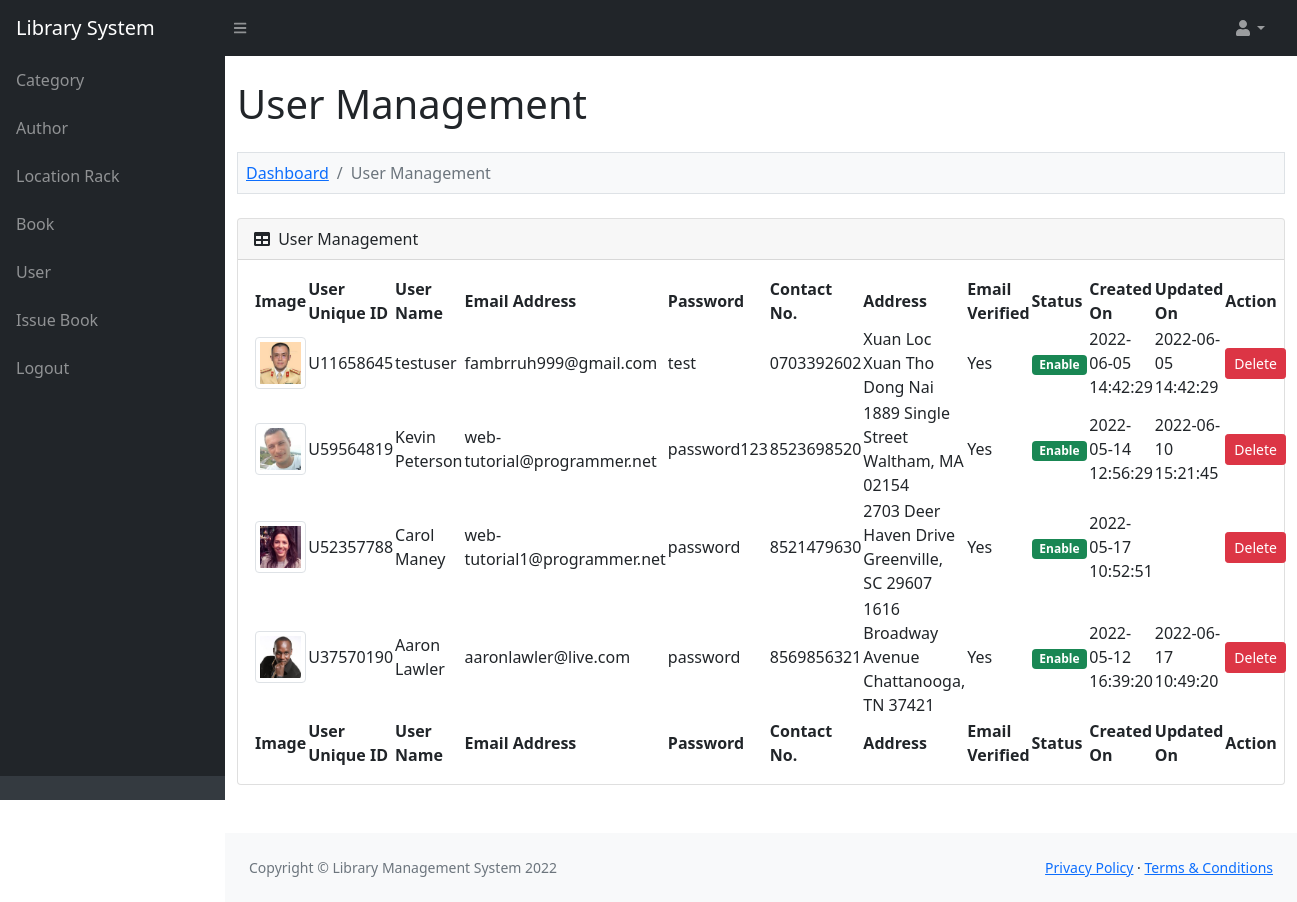
/admin/user.php (signed in), run on the app's committed database.
### tables this page shows
CREATE TABLE `lms_user` (
  `user_id` int NOT NULL AUTO_INCREMENT,
  `user_name` varchar(200) NOT NULL,
  `user_address` text NOT NULL,
  `user_contact_no` varchar(30) NOT NULL,
  `user_profile` varchar(100) NOT NULL,
  `user_email_address` varchar(200) NOT NULL,
  `user_password` varchar(30) NOT NULL,
  `user_verificaton_code` varchar(100) NOT NULL,
  `user_verification_status` enum('No','Yes') NOT NULL,
  `user_unique_id` varchar(30) NOT NULL,
  `user_status` enum('Enable','Disable') NOT NULL,
  `user_created_on` varchar(30) NOT NULL,
  `user_updated_on` varchar(30) NOT NULL,
  PRIMARY KEY (`user_id`)
);

### function.php (called while the page is built, shortened)
<?php
function base_url()
{
	return 'http://localhost/library_management_system/';
}
function is_admin_login()
{
	if(isset($_SESSION['admin_id']))
	{
		return true;
	}
	return false;
}
?>

### admin/user.php (the view, shortened to what this page needs)
<?php
include '../database_connection.php';
include '../function.php';
$query = "
	SELECT * FROM lms_user
    ORDER BY user_id DESC
";
$statement = $connect->prepare($query);
$statement->execute();
include '../header.php';
?>
<div class="container-fluid py-4" style="min-height: 700px;">
	<h1>User Management</h1>
	<ol class="breadcrumb mt-4 mb-4 bg-light p-2 border">
		<li class="breadcrumb-item"><a href="index.php">Dashboard</a></li>
        <li class="breadcrumb-item active">User Management</li>
    </ol>
    <div class="card mb-4">
    	<div class="card-header">
    		<div class="row">
    			<div class="col col-md-6">
    				<i class="fas fa-table me-1"></i> User Management
    			</div>
    			<div class="col col-md-6" align="right">
    			</div>
    		</div>
    	</div>
    	<div class="card-body">
    		<table id="datatablesSimple">
    			<thead>
    				<tr>
    					<th>Image</th>
                        <th>User Unique ID</th>
                        <th>User Name</th>
                        <th>Email Address</th>
                        <th>Password</th>
                        <th>Contact No.</th>
                        <th>Address</th>
                        <th>Email Verified</th>
                        <th>Status</th>
                        <th>Created On</th>
                        <th>Updated On</th>
                        <th>Action</th>
    				</tr>
    			</thead>
    			<tfoot>
    				<tr>
    					<th>Image</th>
                        <th>User Unique ID</th>
                        <th>User Name</th>
                        <th>Email Address</th>
                        <th>Password</th>
                        <th>Contact No.</th>
                        <th>Address</th>
                        <th>Email Verified</th>
                        <th>Status</th>
                        <th>Created On</th>
                        <th>Updated On</th>
                        <th>Action</th>
    				</tr>
    			</tfoot>
    			<tbody>
    			<?php
    			if($statement->rowCount() > 0)
    			{
    				foreach($statement->fetchAll() as $row)
    				{
    					$user_status = '';
    					if($row['user_status'] == 'Enable')
    					{
    						$user_status = '<div class="badge bg-success">Enable</div>';
    					}
    					else
    					{
    						$user_status = '<div class="badge bg-danger">Disable</div>';
    					}
    					echo '
    					<tr>
    						<td><img src="../upload/'.$row["user_profile"].'" class="img-thumbnail" width="75" /></td>
    						<td>'.$row["user_unique_id"].'</td>
    						<td>'.$row["user_name"].'</td>
    						<td>'.$row["user_email_address"].'</td>
    						<td>'.$row["user_password"].'</td>
    						<td>'.$row["user_contact_no"].'</td>
    						<td>'.$row["user_address"].'</td>
    						<td>'.$row["user_verification_status"].'</td>
    						<td>'.$user_status.'</td>
    						<td>'.$row["user_created_on"].'</td>
    						<td>'.$row["user_updated_on"].'</td>
    						<td><button type="button" name="delete_button" class="btn btn-danger btn-sm" onclick="delete_data(`'.$row["user_id"].'`, `'.$row["user_status"].'`)">Delete</td>
    					</tr>
    					';
    				}
    			}
    			else
    			{
    				echo '
    				<tr>
    					<td colspan="12" class="text-center">No Data Found</td>
    				</tr>
    				';
    			}
    			?>
    			</tbody>
    		</table>
    	</div>
    </div>
</div>
<?php
include '../footer.php';
?>

### header.php (shortened to what this page needs)
<!doctype html>
<html lang="en">
    <head>
        <link href="<?php echo base_url(); ?>asset/css/simple-datatables-style.css" rel="stylesheet" />
        <link href="<?php echo base_url(); ?>asset/css/styles.css" rel="stylesheet" />
    </head>
    <?php
    if(is_admin_login())
    {
    ?>
    <body class="sb-nav-fixed">
        <nav class="sb-topnav navbar navbar-expand navbar-dark bg-dark">
            <a class="navbar-brand ps-3" href="index.php">Library System</a>
            <button class="btn btn-link btn-sm order-1 order-lg-0 me-4 me-lg-0" id="sidebarToggle" href="#!"><i class="fas fa-bars"></i></button>
            <ul class="navbar-nav ms-auto ms-md-0 me-3 me-lg-4">
                <li class="nav-item dropdown">
                    <a class="nav-link dropdown-toggle" id="navbarDropdown" href="#" role="button" data-bs-toggle="dropdown" aria-expanded="false"><i class="fas fa-user fa-fw"></i></a>
                </li>
            </ul>
        </nav>
        <div id="layoutSidenav">
            <div id="layoutSidenav_nav">
                <nav class="sb-sidenav accordion sb-sidenav-dark" id="sidenavAccordion">
                    <div class="sb-sidenav-menu">
                        <div class="nav">
                            <a class="nav-link" href="category.php">Category</a>
                            <a class="nav-link" href="author.php">Author</a>
                            <a class="nav-link" href="location_rack.php">Location Rack</a>
                            <a class="nav-link" href="book.php">Book</a>
                            <a class="nav-link" href="user.php">User</a>
                            <a class="nav-link" href="issue_book.php">Issue Book</a>
                            <a class="nav-link" href="logout.php">Logout</a>
                        </div>
                    </div>
                    <div class="sb-sidenav-footer">
                    </div>
                </nav>
            </div>
            <div id="layoutSidenav_content">
                <main>
    <?php
    }
    ?>

### footer.php (shortened to what this page needs)
                <?php
                if(is_admin_login())
                {
                ?>
                </main>
                <footer class="py-4 bg-light mt-auto">
                    <div class="container-fluid px-4">
                        <div class="d-flex align-items-center justify-content-between small">
                            <div class="text-muted">Copyright &copy; Library Management System <?php echo date('Y'); ?></div>
                            <div>
                                <a href="#">Privacy Policy</a>
                                &middot;
                                <a href="#">Terms &amp; Conditions</a>
                            </div>
                        </div>
                    </div>
                </footer>
            </div>
        </div>
                <?php
                }
                ?>
    </body>
</html>

### data on the page
lms_user: user_profile (picture), user_unique "U11658645", user_name "testuser", user_email_address "fambrruh999@gmail.com", user_password "test", user_contact_no "0703392602", user_address "Xuan Loc Xuan Tho Dong Nai", user_verification_status "Yes", user_status "Enable", user_created_on "2022-06-05 14:42:29", user_updated_on "2022-06-05 14:42:29"
lms_user: user_profile (picture), user_unique "U59564819", user_name "Kevin Peterson", user_email_address "web-tutorial@programmer.net", user_password "password123", user_contact_no "8523698520", user_address "1889 Single Street Waltham, MA 02154", user_verification_status "Yes", user_status "Enable", user_created_on "2022-05-14 12:56:29", user_updated_on "2022-06-10 15:21:45"
lms_user: user_profile (picture), user_unique "U52357788", user_name "Carol Maney", user_email_address "web-tutorial1@programmer.net", user_password "password", user_contact_no "8521479630", user_address "2703 Deer Haven Drive Greenville, SC 29607", user_verification_status "Yes", user_status "Enable", user_created_on "2022-05-17 10:52:51"
lms_user: user_profile (picture), user_unique "U37570190", user_name "Aaron Lawler", user_email_address "aaronlawler@live.com", user_password "password", user_contact_no "8569856321", user_address "1616 Broadway Avenue Chattanooga, TN 37421", user_verification_status "Yes", user_status "Enable", user_created_on "2022-05-12 16:39:20", user_updated_on "2022-06-17 10:49:20"
